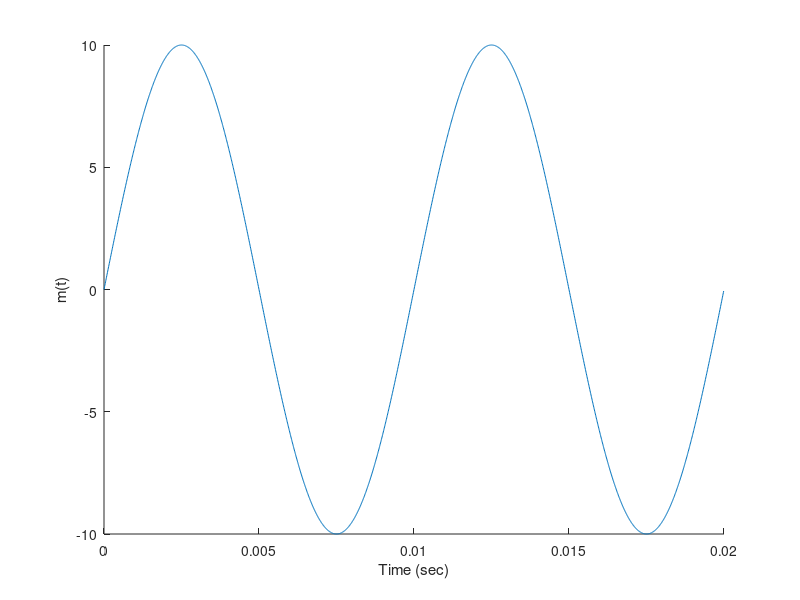
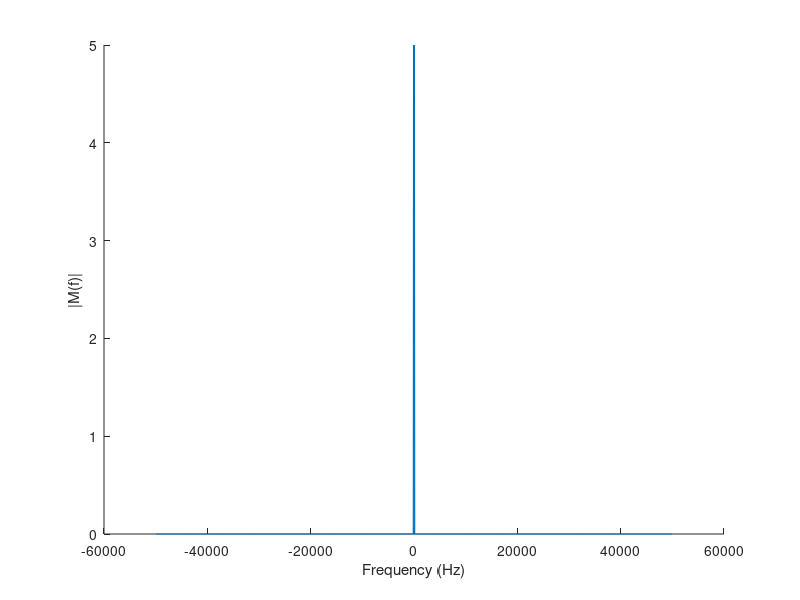
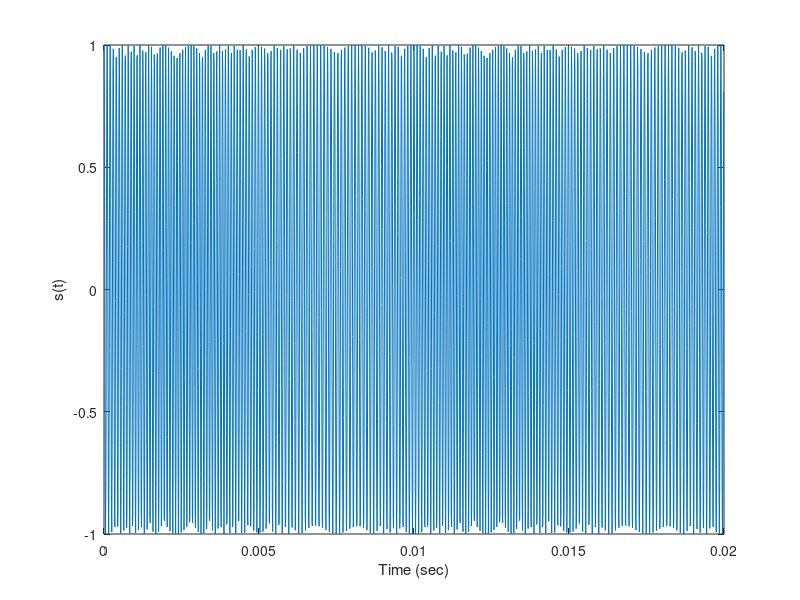
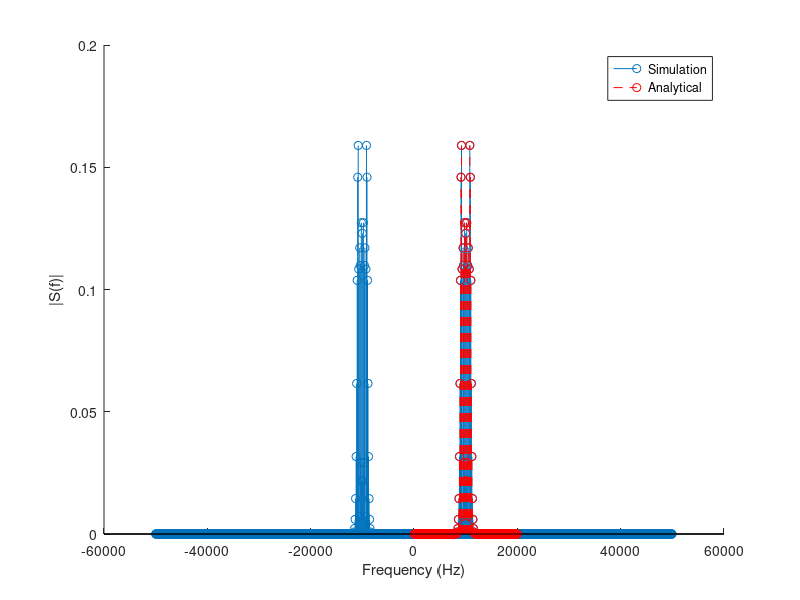

Recreate these plots in MATLAB, in order.
# clear command window
clc;
# remove all variables from workspace
clear
# close all figures
close all

%%%%%% Frequencies initialization %%%%%%
# carrier frequency initialization
fc=1e4; #10KHz
# message frequency initialization
fm=100; #100Hz
Am=10;   %try Am=10
Ac=1;
kf=100;  %try kf=100
beta=kf*Am/fm;

%%%%%% Time and frequency definition %%%%%%
# Sampling time is identified using fc so that we can sample carrier signal tooo
ts= 0.1/fc;
# T is the last value of t on graph, we're drawing 2 periods of the message signal
T=2/fm;
# Number of time samples
N=ceil(T/ts);
# time vector
t= 0:ts:((N-1)*ts)

%%%%%% Frequency domain %%%%%%
# df=fs/N
df=1/T;
# sampling frequency, inverse of sampling tinme
fs=1/ts;
# frequency vector
if(rem(N,2)==0) #even
  f= -(0.5*fs): df : (0.5*fs-df)
else #odd
  f= -(0.5*fs-0.5*df): df : (0.5*fs-0.5*df)
end

%%%%%% Baseband signal definition in Time %%%%%%
# m(t) definition
m= Am*sin(2*pi*fm*t);
# plotting m(t) with t
figure(1);
plot(t,m);
xlabel("Time (sec)");
ylabel("m(t)");
box off;

%%%%%% frequency components of baseband sigmal %%%%%%
# fast fourier transform of baseband signal
M=fftshift(fft(m)/N);
# plotting frequency component of signal
figure(2);
plot(f, abs(M));
xlabel("Frequency (Hz)");
ylabel("|M(f)|");
box off;

%%%%%%%% Modulated Signal %%%%%%%%%%%%%
# time domain, cumtrapz is integration function
s= Ac*cos(2*pi*fc*t+2*pi*kf*cumtrapz(t,m));
# frequency domain
S=fftshift(fft(s)/N);

%%%%%%%%%%% plotting FM modulated signal %%%%%%%%
# plotting modulated signal with respect to time
figure(3);
plot(t,s);
xlabel("Time (sec)");
ylabel("s(t)")
# plotting modulated signal with respect to frequency
figure(4);
# using stem instead of plot
stem(f,abs(S));
xlabel("Frequency (Hz)");
ylabel("|S(f)|")
box off;

%%%%%%%%%%%% Spectrum using formula of WideBand FM %%%%%%%%%%%%%%
n=-100:100;
S_analytical = 0.5*besselj(n,beta);
f_analytical = fc + n*fm;
hold all;
stem(f_analytical,abs(S_analytical),"--r");
legend("Simulation","Analytical");

%%%%%%%%% Calculating BW %%%%%%%%%%%%%%%%
%%%%% Using Inuversal Law %%%%%%%%
% BW where no component outside has a value more than 1% of carrier amplitude 𝑨𝒄 %
% index of fc carrier
index_fc=find((abs(f-fc)) == min(abs(f-fc)));
for index_f = length(f):-1:index_fc;
  if(abs(S(index_f))>=0.5*0.01*Ac)
    BW=2*abs(f(index_f)-fc);
    break;
  end
end
%%%%% Using Carson Law %%%%%%%%%%
% Carson’s rule (Empirical relation) %
df=kf*Am;
BW_carson=2*fm+2*df;
